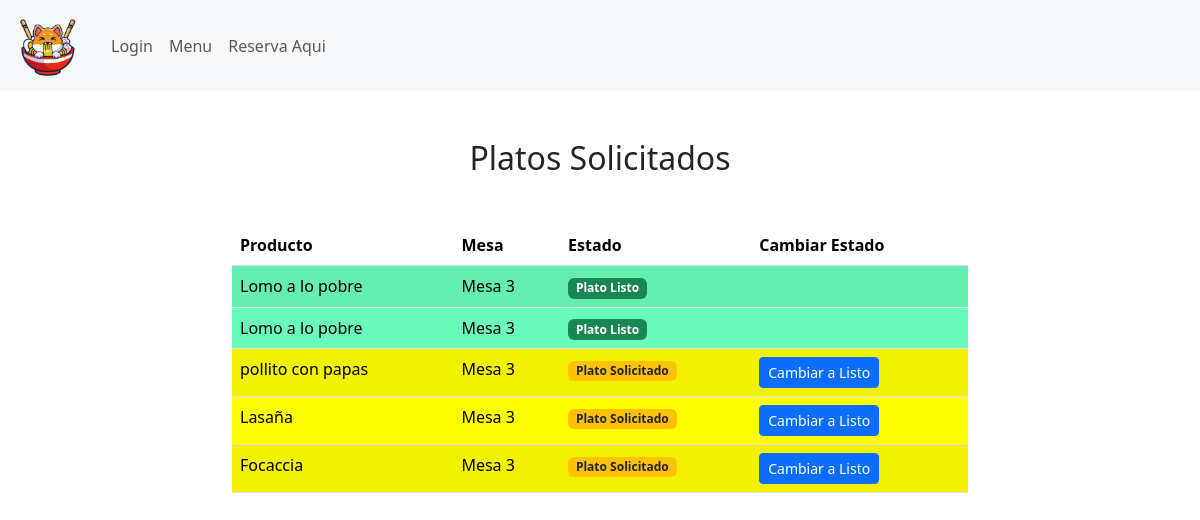
/estadopedidoc, run on the app's committed database.
### appweb/models.py (models this page shows, shortened)
class Descripción_Pedidos(models.Model):
    ID = models.AutoField(primary_key=True, help_text="Id")
    ID_Pedido = models.ForeignKey(Pedidos, on_delete=models.CASCADE, help_text="Id de pedido")
    ID_Platos = models.ForeignKey(Platos, on_delete=models.CASCADE, help_text="Id del plato")
    Costo = models.IntegerField(help_text="Valor total del pedido")
    Sol_cocina = models.BooleanField(default=0)
    Listo = models.BooleanField(default=0)

class Platos(models.Model):
    ID_Plato = models.AutoField(primary_key=True, help_text="Id del plato")
    Nombre = models.CharField(max_length=50)
    Costo = models.IntegerField()
    Region = models.CharField(max_length=50)
    Cantidad_Comensales = models.IntegerField()
    Descripcion = models.TextField(max_length=200)
    Disponibilidad = models.BooleanField(default=0)
    imagen = models.ImageField(upload_to="Platos", null=True)

class Pedidos(models.Model):
    ID_Pedido = models.AutoField(primary_key=True, help_text="Id del pedido")
    ID_Mesa = models.ForeignKey(Mesa, on_delete=models.CASCADE, help_text="Id de la mesa")
    Estado = models.CharField(default="Sin Solicitud",max_length=20, help_text="Estado en el cual se encuentra el pedido")
    Correo_Sol = models.EmailField(null=True,help_text="Correo electronico del usuario")

class Mesa (models.Model):
    ID_Mesa = models.AutoField(primary_key=True, help_text="Id de la mesa")
    Nombre_Mesa = models.CharField(max_length=10, help_text="Identificador de la mesa")
    Estado_Ocupado = models.BooleanField()
    Estado_Reservado = models.BooleanField()

### appweb/views.py (the view)
# urls.py: path('estadopedidoc',estadopedidoc,name='estadopedidoc'),
def estadopedidoc (request):
    pedidos =  Descripción_Pedidos.objects.all()
    data = {
        "pedidos": pedidos,
          }
    return render(request, "mantenedor/cocinero/estadopedidoc.html", data)

### appweb/context_processor.py (called while the page is built)
def costo_total_carro(request):
    total=0
    if 'carro' in request.session:
        for key, value in request.session["carro"].items():
            total=total+(int(value["precio"]))
    return {"costo_total_carro":total}

### appweb/templates/mantenedor/cocinero/estadopedidoc.html
{% extends 'base.html' %}
{% load static %}
{% load crispy_forms_tags %}
{% block contenido %}
<div class="container">
  <div class="row justify-content-center">
    <div class="col-md-8">
      <div class="text-center">
        <h2 class="mt-5 mb-5">Platos Solicitados</h2>
      </div>
      <div class="table-responsive">
        <table class="table table-striped table-hover">
          <thead>
            <tr>
              <th scope="col">Producto</th>
              <th scope="col">Mesa</th>
              <th scope="col">Estado</th>
              <th scope="col">Cambiar Estado</th>
            </tr>
          </thead>
          <tbody>
            {% for y in pedidos %}
              {% if y.Listo == 0 %}
                <tr>
                  <td style="background-color: yellow;">{{ y.ID_Platos.Nombre }}</td>
                  <td style="background-color: yellow;">{{ y.ID_Pedido.ID_Mesa.Nombre_Mesa }}</td>
                  <td style="background-color: yellow;">
                    {% if y.Listo == 1 %}
                      <span class="badge bg-success">Plato Listo</span>
                    {% elif y.Sol_cocina == 1 %}
                      <span class="badge bg-warning text-dark">Plato Solicitado</span>
                    {% endif %}
                  </td>
                  {% if y.Listo == 0 %}
                    <td style="background-color: yellow;">
                      <a href="{% url 'estadoplatolisto' y.ID %}" class="btn btn-primary btn-sm">Cambiar a Listo</a>
                    </td>
                  {% else %}
                    <td></td>
                  {% endif %}
                </tr>
              {% elif y.Listo == 1 %}
              <tr>
                <td style="background-color: #6afbbc">{{ y.ID_Platos.Nombre }}</td>
                <td style="background-color: #6afbbc">{{ y.ID_Pedido.ID_Mesa.Nombre_Mesa }}</td>
                <td style="background-color: #6afbbc">
                  {% if y.Listo == 1 %}
                    <span class="badge bg-success">Plato Listo</span>
                  {% elif y.Sol_cocina == 1 %}
                    <span class="badge bg-warning text-dark">Plato Solicitado</span>
                  {% endif %}
                </td>
                {% if y.Listo == 0 %}
                <td style="background-color: #6afbbc">
                    <a href="{% url 'estadoplatolisto' y.ID %}" class="btn btn-primary btn-sm">Cambiar a Listo</a>
                  </td>
                {% else %}
                  <td style="background-color: #6afbbc"></td>
                {% endif %}
              </tr>
              {% endif %}
            {% endfor %}
          </tbody>
        </table>
      </div>
    </div>
  </div>
</div>
{% endblock %}

### data on the page
Descripción_Pedidos: ID_Platos.Nombre "Lomo a lo pobre", ID_Pedido.ID_Mesa.Nombre_Mesa "Mesa 3", Listo "Plato Listo"
Descripción_Pedidos: ID_Platos.Nombre "Lomo a lo pobre", ID_Pedido.ID_Mesa.Nombre_Mesa "Mesa 3", Listo "Plato Listo"
Descripción_Pedidos: ID_Platos.Nombre "pollito con papas", ID_Pedido.ID_Mesa.Nombre_Mesa "Mesa 3", Listo "Plato Solicitado"
Descripción_Pedidos: ID_Platos.Nombre "Lasaña", ID_Pedido.ID_Mesa.Nombre_Mesa "Mesa 3", Listo "Plato Solicitado"
Descripción_Pedidos: ID_Platos.Nombre "Focaccia", ID_Pedido.ID_Mesa.Nombre_Mesa "Mesa 3", Listo "Plato Solicitado"
